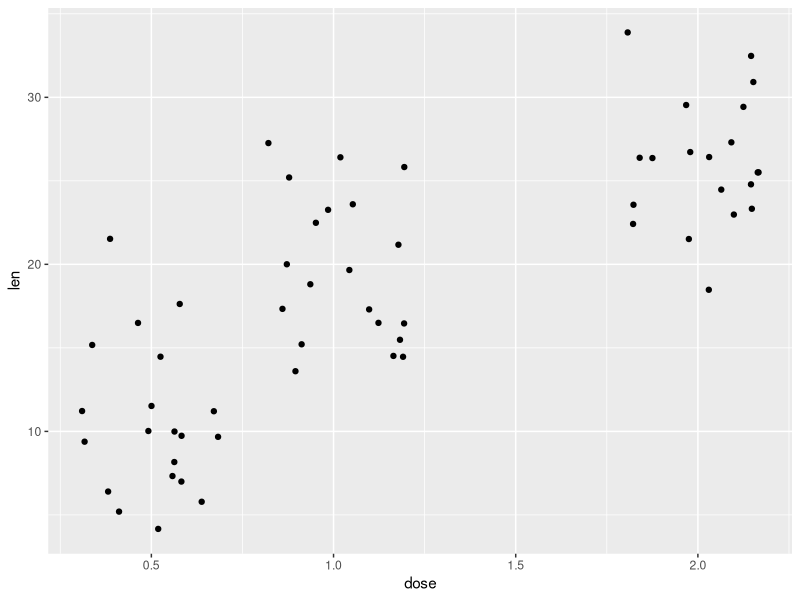
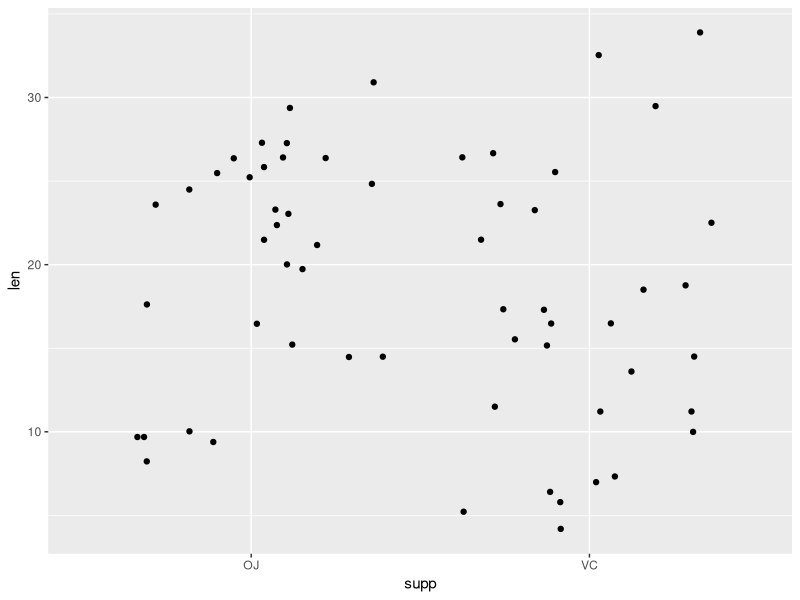

Source code (R) for these figures, in order:
## ---- chunk 1
library(dplyr)
library(ggplot2)
## ---- chunk 2
count_signif <- 0
for (t in 1:10000) {
  d <- rnorm(30, mean = 0, sd = 1)
  result <- t.test(d, mu = 0)
  if (result$p.value <= .05) {
    count_signif <- count_signif + 1
  }
}

prop_signif <- count_signif/10000
## ---- chunk 3
count <- 0
rep <- replicate(10000, t.test(rnorm(30, mean=0, sd=1))$p.value <= .05)
count_signif <- sum(rep==TRUE)
prop_signif <- count_signif / 10000
## ---- chunk 4
double.sample <- function () {
}
## ---- chunk 5

## ---- chunk 6

## ---- chunk 7
qplot(data=ToothGrowth, x=dose, y=len, geom="jitter")
qplot(data=ToothGrowth, x=supp, y=len, geom="jitter")

## ---- chunk 8

## ---- chunk 9

## ---- chunk 10

## ---- chunk 11

## ---- chunk 12

## ---- chunk 13

## ---- chunk 14
d <- read.csv("../data/FVS2011-hands.csv")

## ---- chunk 15

